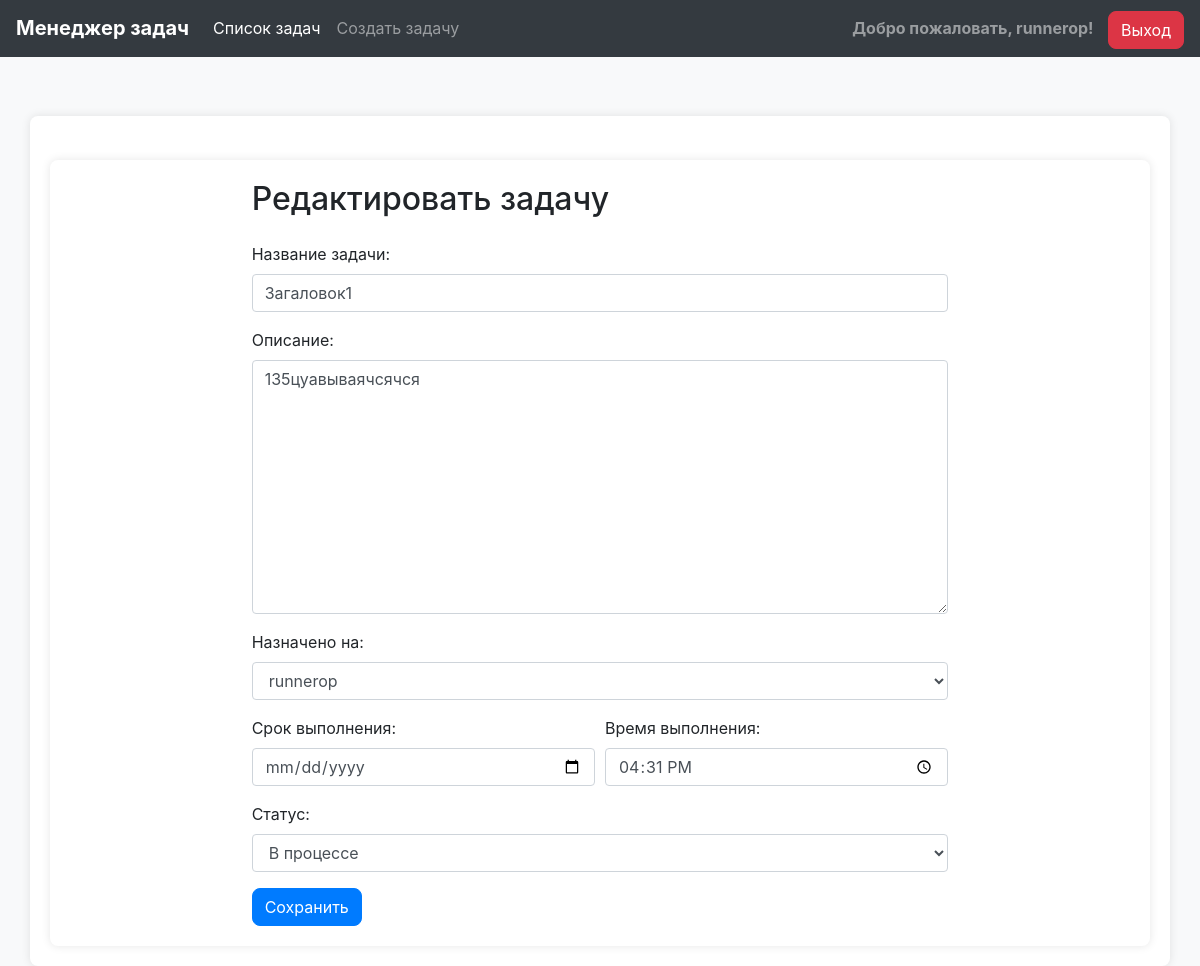
Page /task/30/edit/ (signed in) on the committed database.
### tasks/models.py (models this page shows, shortened)
class Task(models.Model):
    STATUS_CHOICES = [
        ('todo', 'К выполнению'),
        ('in_progress', 'В процессе'),
        ('done', 'Завершено')
    ]
    title = models.CharField('Название задачи', max_length=255)
    description = models.TextField('Описание')
    assigned_to = models.ForeignKey(User, verbose_name='Назначено на', on_delete=models.CASCADE)
    due_date = models.DateField('Срок выполнения')
    due_time = models.TimeField('Время выполнения', default='00:00:00')
    status = models.CharField('Статус', max_length=50, choices=STATUS_CHOICES, default='todo')
    completion_time = models.DateTimeField('Время завершения', null=True, blank=True)
    start_time = models.DateTimeField('Время начала работы', null=True, blank=True)
    in_progress_by = models.ForeignKey(User, on_delete=models.SET_NULL, null=True, blank=True, related_name='in_progress_tasks')

### tasks/views.py (the view)
# urls.py: path('task/<int:pk>/edit/', views.task_edit, name='task_edit'),
@login_required
def task_edit(request, pk):
    task = get_object_or_404(Task, pk=pk)
    if request.method == "POST":
        form = TaskForm(request.POST, instance=task)
        if form.is_valid():
            form.save()  # Сохраняем отредактированную форму задачи
            return redirect('task_detail', pk=pk)  # Перенаправляем на страницу деталей задачи
    else:
        form = TaskForm(instance=task)
    return render(request, 'tasks/task_form.html', {'form': form})

### tasks/forms.py
class TaskForm(forms.ModelForm):
    title = forms.CharField(label='Название задачи')
    description = forms.CharField(label='Описание', widget=forms.Textarea)
    assigned_to = forms.ModelChoiceField(label='Назначено на', queryset=User.objects.all())
    due_date = forms.DateField(label='Срок выполнения', widget=forms.DateInput(attrs={'type': 'date'}))
    due_time = forms.TimeField(label='Время выполнения', widget=forms.TimeInput(attrs={'type': 'time'}))  # Добавлено поле для времени
    status = forms.ChoiceField(label='Статус', choices=Task.STATUS_CHOICES)
    class Meta:
        model = Task
        fields = ['title', 'description', 'assigned_to', 'due_date', 'due_time', 'status']

### tasks/templatetags/custom_filters.py (called while the page is built)
@register.filter(name='add_class')
def add_class(value, arg):
    css_classes = value.field.widget.attrs.get('class', '')
    if css_classes:
        css_classes += ' ' + arg
    else:
        css_classes = arg
    return value.as_widget(attrs={'class': css_classes})

### tasks/templates/tasks/task_form.html (shortened to what this page needs)
{% extends 'base.html' %}
{% load custom_filters %}
{% block content %}
<div class="container mt-4">
    <div class="row justify-content-center">
        <div class="col-md-8">
            <h2 class="mb-4">{% if form.instance.pk %}Редактировать задачу{% else %}Создать задачу{% endif %}</h2>
            <form method="post" class="needs-validation" novalidate>
                <div class="form-group">
                    {{ form.title.label_tag }}
                    {{ form.title|add_class:"form-control" }}
                </div>
                <div class="form-group">
                    {{ form.description.label_tag }}
                    {{ form.description|add_class:"form-control" }}
                </div>
                <div class="form-group">
                    {{ form.assigned_to.label_tag }}
                    {{ form.assigned_to|add_class:"form-control" }}
                </div>
                <div class="form-row">
                    <div class="form-group col-md-6">
                        {{ form.due_date.label_tag }}
                        {{ form.due_date|add_class:"form-control" }}
                    </div>
                    <div class="form-group col-md-6">
                        {{ form.due_time.label_tag }}
                        {{ form.due_time|add_class:"form-control" }}
                    </div>
                </div>
                <div class="form-group">
                    {{ form.status.label_tag }}
                    {{ form.status|add_class:"form-control" }}
                </div>
                <button type="submit" class="btn btn-primary">Сохранить</button>
            </form>
        </div>
    </div>
</div>
{% endblock %}

### templates/base.html (shortened to what this page needs)
<!DOCTYPE html>
<html lang="ru">
<head>
    <link rel="stylesheet" href="https://stackpath.bootstrapcdn.com/bootstrap/4.5.2/css/bootstrap.min.css">
</head>
<body>
    <nav class="navbar navbar-expand-md navbar-dark bg-dark fixed-top">
        <a class="navbar-brand" href="#">Менеджер задач</a>
        <div class="collapse navbar-collapse" id="navbarCollapse">
            <ul class="navbar-nav mr-auto">
                <li class="nav-item active">
                    <a class="nav-link" href="{% url 'task_list' %}">Список задач</a>
                </li>
                <li class="nav-item">
                    <a class="nav-link" href="{% url 'task_create' %}">Создать задачу</a>
                </li>
            </ul>
            <ul class="navbar-nav ml-auto">
                {% if user.is_authenticated %}
                    <li class="nav-item">
                        <span class="navbar-text welcome-text">
                            Добро пожаловать, {{ user.username }}!
                        </span>
                        <form action="{% url 'logout' %}" method="post" style="display: inline;">
                            <button type="submit" class="btn btn-danger logout-btn">Выход</button>
                        </form>
                    </li>
                {% endif %}
            </ul>
        </div>
    </nav>
    <main role="main" class="container">
        {% block content %}
        {% endblock %}
    </main>
</body>
</html>

### templates/base.html (style rules this page uses)
body { padding-top: 6rem; background-color: #f8f9fa; }
.navbar { background-color: #343a40; }
.navbar-brand { font-weight: bold; }
.navbar-text { color: #ffffff; font-size: 14px; }
.navbar-nav .nav-link { color: #ffffff; }
.container { background-color: #ffffff; box-shadow: 0 0 10px rgba(0,0,0,0.1); border-radius: 8px; padding: 20px; margin-top: 20px; }
.btn { border-radius: 8px; }
.welcome-text { font-size: 16px; font-weight: bold; margin-right: 10px; }
.logout-btn { background-color: #dc3545; border-color: #dc3545; }

### rows in the picture
Task: title "Загаловок1", description "135цуавываячсячся", assigned_to "runnerop", due_time "16:31:00", status "В процессе"

### other values in the picture
{{ user.username }} "runnerop"
